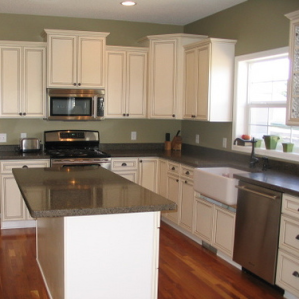
#> input picture val/clean/0.png, 299 x 299 px; its folder holds only this picture in this run
$ jupyter execute --allow-errors 'Clean vs Dirty_1.ipynb'
#> lines starting #> are read from the running program, lines starting #| are printed output that depends on the picture
[cell 1]
import cv2
import os
import numpy as np
from sklearn.model_selection import train_test_split
from sklearn.metrics import confusion_matrix, accuracy_score, precision_score, recall_score, f1_score
import matplotlib.pyplot as plt
import seaborn as sns

def load_dataset(data_dir):
    clean_images = []
    dirty_images = []
    labels = []

    for label in ["clean", "dirty"]:
        label_path = os.path.join(data_dir, label)
        for filename in os.listdir(label_path):
            img_path = os.path.join(label_path, filename)
            img = cv2.imread(img_path)
            img = cv2.cvtColor(img, cv2.COLOR_BGR2RGB)  # Convert to RGB
            img = cv2.resize(img, (64, 64))  # Resize
            if label == "clean":
                clean_images.append(img)
                labels.append(0)
            elif label == "dirty":
                dirty_images.append(img)
                labels.append(1)

    return np.array(clean_images), np.array(dirty_images), np.array(labels)

def preprocess_images(images):
    preprocessed_images = []

    for img in images:
        # Applying preprocessing techniques
        img = img / 255.0
        preprocessed_images.append(img)

    return np.array(preprocessed_images)

def extract_features(images):
    # Extract features using simple statistics
    features = []
    for img in images:
        mean = np.mean(img)
        std_dev = np.std(img)
        features.append([mean, std_dev])

    return np.array(features)

def train_model(features, labels):
    threshold = 0.5
    predictions = np.where(features[:, 0] > threshold, 1, 0)

    return predictions

def evaluate_model(true_labels, predicted_labels):
    accuracy = accuracy_score(true_labels, predicted_labels)
    precision = precision_score(true_labels, predicted_labels)
    recall = recall_score(true_labels, predicted_labels)
    f1 = f1_score(true_labels, predicted_labels)

    print(f"Accuracy: {accuracy:.4f}")
    print(f"Precision: {precision:.4f}")
    print(f"Recall: {recall:.4f}")
    print(f"F1 Score: {f1:.4f}")

if __name__ == "__main__":
    data_dir = "val"  # path of daataset

    # Load dataset
    clean_images, dirty_images, labels = load_dataset(data_dir)
#> in load_dataset, img is the input picture: shape (299, 299, 3); mean B, G, R 117.5, 133.6, 150.5
#> in load_dataset, `img = cv2.resize(img, (64, 64))`:
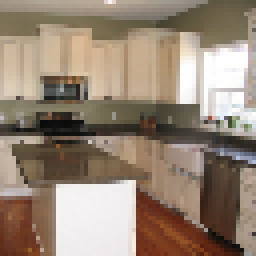
#> img: shape (64, 64, 3) (shown 4 times larger); mean R, G, B 150.4, 133.4, 117.3
#> pass 2 of the loop in load_dataset, `for label in ["clean", "dirty"]:`:
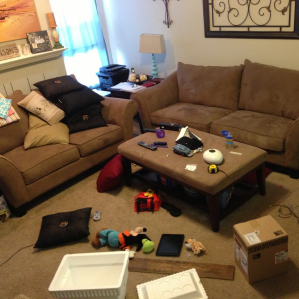
#> input picture val/dirty/0.png, 299 x 299 px
#> in load_dataset, img is the input picture: shape (299, 299, 3); mean B, G, R 76.6, 100.7, 122.4
#> in load_dataset, `img = cv2.resize(img, (64, 64))`:
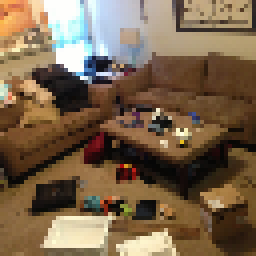
#> img: shape (64, 64, 3) (shown 4 times larger); mean R, G, B 122.5, 100.8, 76.7
#> labels = [0, 1]

    # Preprocess images
    clean_images = preprocess_images(clean_images)
#> the loop in preprocess_images, `for img in images:` made 1 pass
#> pass 1, in preprocess_images, `img = img / 255.0`:
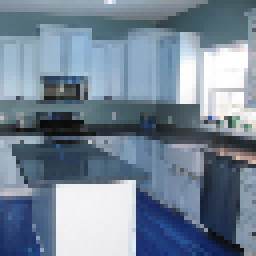
#> img: shape (64, 64, 3) float64 (shown 4 times larger); mean of channels 0, 1, 2 0.59, 0.523, 0.46; drawn as B, G, R
#> after the loop in preprocess_images, `for img in images:`: preprocessed_images = 1 item
    dirty_images = preprocess_images(dirty_images)
#> the loop in preprocess_images (call 2), `for img in images:` made 1 pass
#> pass 1, in preprocess_images (call 2), `img = img / 255.0`:
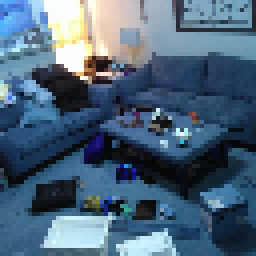
#> img: shape (64, 64, 3) float64 (shown 4 times larger); mean of channels 0, 1, 2 0.48, 0.395, 0.301; drawn as B, G, R

    # Extract features
    clean_features = extract_features(clean_images)
#> the loop in extract_features, `for img in images:` made 1 pass
#> (mean, std_dev) on pass 1: (0.524, 0.253)
#> after the loop in extract_features, `for img in images:`: features = [[0.524, 0.253]]
#> clean_features = [[0.524, 0.253]]
    dirty_features = extract_features(dirty_images)
#> the loop in extract_features (call 2), `for img in images:` made 1 pass
#> (mean, std_dev) on pass 1: (0.392, 0.269)
#> dirty_features = [[0.392, 0.269]]

    # Combine features and labels
    all_data = np.concatenate((clean_features, dirty_features), axis=0)
#> all_data = [[0.524, 0.253], [0.392, 0.269]]
    all_labels = np.concatenate((np.zeros(clean_features.shape[0]), np.ones(dirty_features.shape[0])), axis=0)
#> all_labels = [0, 1]

    train_data, test_data, train_labels, test_labels = train_test_split(all_data, all_labels, test_size=0.2, random_state=42)
#> train_data = [[0.524, 0.253]]; test_data = [[0.392, 0.269]]; train_labels = [0]; test_labels = [1]

    # Train the model
    train_predictions = train_model(train_data, train_labels)
#> train_predictions = [1]
    test_predictions = train_model(test_data, test_labels)
#> test_predictions = [0]

    # Evaluate the model
    print("Training Set:")
    evaluate_model(train_labels, train_predictions)
#> in evaluate_model, `accuracy = accuracy_score(true_labels, predicted_labels)`: accuracy = 0
#| Accuracy: 0.0000
#| Precision: 0.0000
#| Recall: 0.0000
#| F1 Score: 0.0000

    print("\nTesting Set:")
    evaluate_model(test_labels, test_predictions)
#| Accuracy: 0.0000
#| Precision: 0.0000
#| Recall: 0.0000
#| F1 Score: 0.0000

    # Compute confusion matrices
    conf_matrix_train = confusion_matrix(train_labels, train_predictions)
#> conf_matrix_train = [[0, 1], [0, 0]]
    conf_matrix_test = confusion_matrix(test_labels, test_predictions)
#> conf_matrix_test = [[0, 0], [1, 0]]

    # Display confusion matrices using matplotlib and seaborn
    plt.figure(figsize=(10, 5))

    plt.subplot(1, 2, 1)
    sns.heatmap(conf_matrix_train, annot=True, fmt="d", cmap="Blues", xticklabels=["Clean", "Dirty"], yticklabels=["Clean", "Dirty"])
    plt.title("Confusion Matrix (Training Set)")

    plt.subplot(1, 2, 2)
    sns.heatmap(conf_matrix_test, annot=True, fmt="d", cmap="Blues", xticklabels=["Clean", "Dirty"], yticklabels=["Clean", "Dirty"])
    plt.title("Confusion Matrix (Testing Set)")

    plt.show()
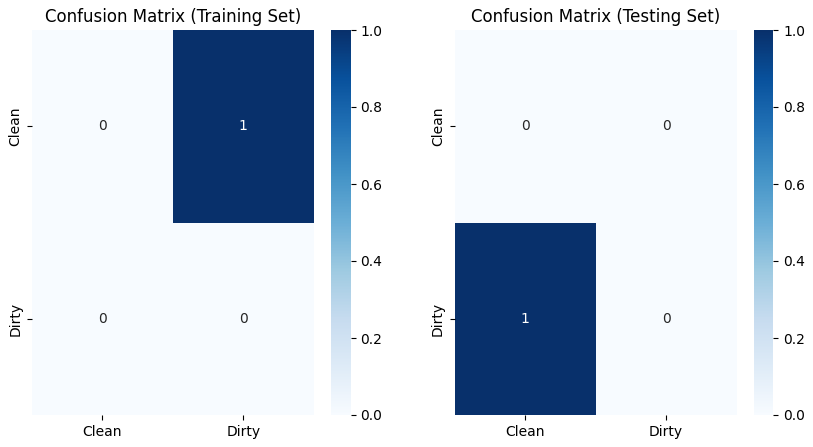
#> figure drawn by matplotlib, 4 panels

[cell 2]
print(len(test_labels))
#| 1
print(len(train_predictions))
#| 1

[cell 3]
from sklearn.model_selection import train_test_split

# Assuming have a dataset with features and labels

# Now using train_test_split
#> (the rest of this cell did not finish here and is left out)

[cell 4]
print("Length of test_labels:", len(test_labels))
#| Length of test_labels: 1
print("Length of train_predictions:", len(train_predictions))
#| Length of train_predictions: 1

#> (a cell that did not finish here is left out)

[cell 6]
def train_model(features, labels):
    # Your model training logic here
    # Make predictions and return them
    return predictions

[cell 7]
clean_images, dirty_images, labels = load_dataset(data_dir)
#> pass 2 of the loop in load_dataset, `for label in ["clean", "dirty"]:`:

[cell 8]
clean_images = preprocess_images(clean_images)
dirty_images = preprocess_images(dirty_images)
